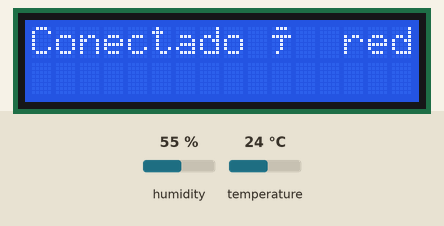
Recording of a sketch running on a simulated ESP8266 (NodeMCU). On the bench: 16×2 character LCD. The test bench sets the inputs (shaded band); at power-on: humidity 55 %, temperature 24 °C. WiFi joins after 1.5 s; servers stay silent unless stated; no MQTT or app messages arrive unless stated; what the sketch prints to the serial monitor is not drawn.

Above: at 4.3 s.
4.4 s: humidity set to 22 %
At 14.6 s:
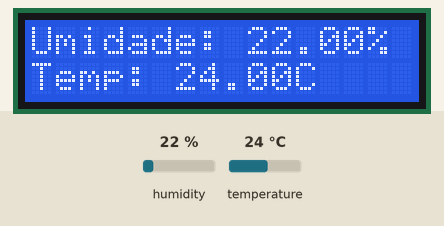
19.5 s: temperature set to 12 °C
At 24.3 s:
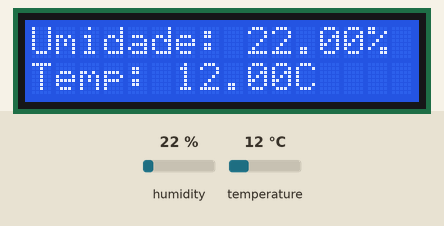
34.6 s: humidity set to 40 %
At 44.8 s:
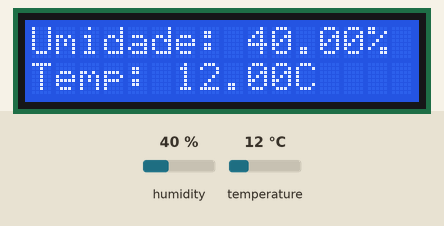
49.7 s: temperature set to 19 °C
At 54.4 s:
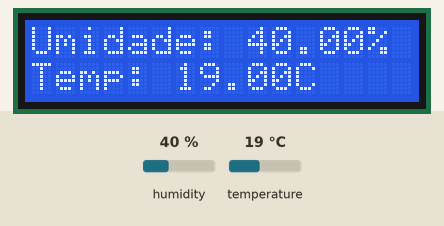
Timing chart, 0 to 55.9 s (numbered marks = the images above; inputs shaded):
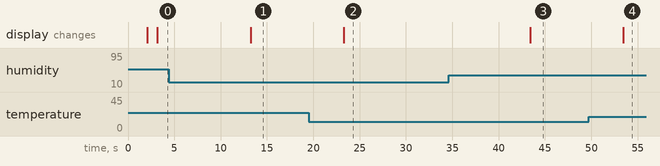

Measured:
- after the input at 4.4 s, the display: changes after 8.8 s (image 1)
- after the input at 19.5 s, the display: changes after 3.8 s (image 2)
- after the input at 34.6 s, the display: changes after 8.8 s (image 3)
- after the input at 49.7 s, the display: changes after 3.8 s (image 4)

The sketch:

device.ino
```cpp
#include <DHT.h>
#include <ESP8266WiFi.h>
#include <Wire.h>
#include <LCDI2C_Multilingual.h>
#include <ESP8266HTTPClient.h>
#include <PubSubClient.h>

#define DHTPIN 2
#define DHTTYPE DHT11

#define I2C_ADDR 0x27
#define LCD_COLUMNS 16
#define LCD_ROWS 2

LCDI2C_Latin_Symbols lcd(I2C_ADDR, LCD_COLUMNS, LCD_ROWS);
DHT dht(DHTPIN, DHTTYPE);

const char* ssid = "LIB-6976230";
const char* password = "CF8mfm36wt2w";

const char* idtemp = "a3b50fa9-cc24-4442-8959-ea6a2a8a83c0";
const char* idhum = "7eb56624-1b10-4699-be7f-c846b772a244";

const char* serverUrl = "https://64.23.174.41:3000/report";

const char* mqtt_server = "broker.hivemq.com";
const int mqtt_port = 1883;
const char* mqtt_user = "26gisu6660";
const char* mqtt_password = "Espclient123";

WiFiClient espClient;
PubSubClient client(espClient);

void sensor(){
  delay(10000);
  lcd.clear();
  lcd.setCursor(0, 0);
  lcd.print("Umidade: ");
  lcd.setCursor(0, 1);
  lcd.print("Temp: ");

  float humidity = dht.readHumidity();
  float temperature = dht.readTemperature();

  if (isnan(humidity) || isnan(temperature)) {
    Serial.println("Erro ao ler o sensor DHT!");
    lcd.setCursor(9, 0);
    lcd.print("Erro");
    lcd.setCursor(6, 1);
    lcd.print("Erro");
    return;
  }

  Serial.print("Umidade: ");
  Serial.print(humidity);
  Serial.print("%\t");
  Serial.print("Temperatura: ");
  Serial.print(temperature);
  Serial.println("°C");

  char temperature_str[20];
  char humidity_str[20];

  dtostrf(temperature, 10, 2, temperature_str);
  dtostrf(humidity, 10, 2, humidity_str);

  lcd.setCursor(9, 0);
  lcd.print(humidity);
  lcd.print("%");
  lcd.setCursor(6, 1);
  lcd.print(temperature);
  lcd.print("C");
  client.publish(idtemp, temperature_str);
  client.publish(idhum, humidity_str);
};

void reconnect() {
  while (!client.connected()) {
    Serial.print("Attempting MQTT connection...");
    if (client.connect("ESP8266Client-a"
    // ,  mqtt_user, mqtt_password
    )) {
      Serial.println("connected");
      client.subscribe("esp/test");
    } else {
      Serial.print("failed, rc=");
      Serial.print(client.state());
      Serial.println(" try again in 5 seconds");
      delay(5000);
    }
  }
}


void setup() {
  Serial.begin(9600);
  lcd.backlight();
  lcd.init();
  dht.begin();
  delay(1000);


  WiFi.begin(ssid, password);
  while (WiFi.status() != WL_CONNECTED) {
    delay(1000);
    lcd.setCursor(0, 0);
    lcd.print("Conectando à rede Wi-Fi...");
  }
  lcd.clear();
  lcd.setCursor(0, 0);
  lcd.println("Conectado à rede Wi-Fi!");
  client.setServer(mqtt_server, mqtt_port);


}

void loop() {
  if (!client.connected()) {
    reconnect();
  }
  client.loop();
  sensor();
}
```
